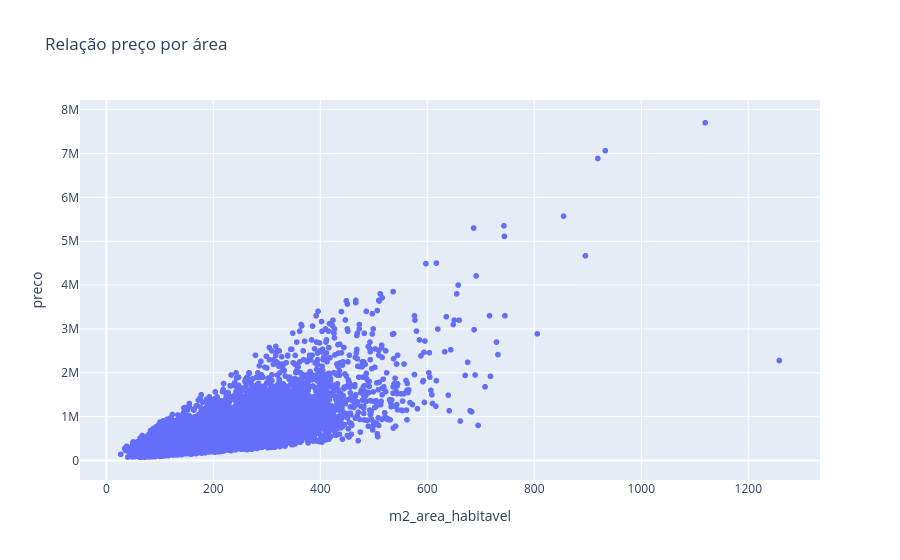

Notebook code for this chart:
### Markdown cell above
# Fase 4

### Code cell
fig_area = px.scatter(
    df_traduzido, x="m2_area_habitavel", y="preco", title="Relação preço por área"
)
fig_area.show()

### Figure 1 — Plotly figure (JSON) as saved in the notebook; plotly's stock layout.template omitted (floating-point values rounded to 4 significant figures; data arrays with more than 128 entries replaced by an {"elided": "..."} marker saying what was removed)
{"data": [{"hovertemplate": "m2_area_habitavel=%{x}<br>preco=%{y}<extra></extra>", "legendgroup": "", "marker": {"color": "#636efa", "symbol": "circle"}, "mode": "markers", "name": "", "showlegend": false, "type": "scattergl", "x": {"elided": "21613 float values"}, "xaxis": "x", "y": {"elided": "21613 float values"}, "yaxis": "y"}], "layout": {"legend": {"tracegroupgap": 0}, "title": {"text": "Relação preço por área"}, "xaxis": {"anchor": "y", "domain": [0, 1], "title": {"text": "m2_area_habitavel"}}, "yaxis": {"anchor": "x", "domain": [0, 1], "title": {"text": "preco"}}}}
